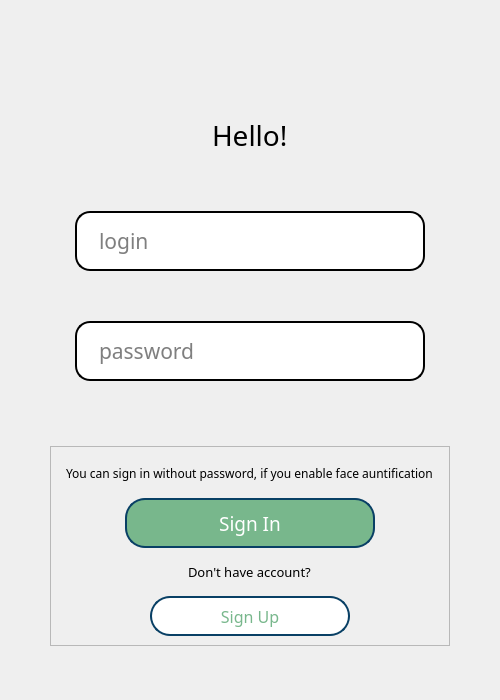
<?xml version="1.0" encoding="UTF-8"?>
<ui version="4.0">
 <class>MainWindow</class>
 <widget class="QMainWindow" name="MainWindow">
  <property name="geometry">
   <rect>
    <x>0</x>
    <y>0</y>
    <width>500</width>
    <height>700</height>
   </rect>
  </property>
  <property name="minimumSize">
   <size>
    <width>500</width>
    <height>700</height>
   </size>
  </property>
  <property name="maximumSize">
   <size>
    <width>500</width>
    <height>700</height>
   </size>
  </property>
  <property name="windowTitle">
   <string>MainWindow</string>
  </property>
  <property name="styleSheet">
   <string notr="true">color: rgb(0, 0, 0);</string>
  </property>
  <widget class="QWidget" name="centralwidget">
   <layout class="QVBoxLayout" name="verticalLayout_3">
    <item>
     <layout class="QVBoxLayout" name="LogPassLayout" stretch="0,0,0,0">
      <property name="spacing">
       <number>50</number>
      </property>
      <property name="sizeConstraint">
       <enum>QLayout::SetFixedSize</enum>
      </property>
      <property name="leftMargin">
       <number>0</number>
      </property>
      <property name="topMargin">
       <number>100</number>
      </property>
      <property name="bottomMargin">
       <number>60</number>
      </property>
      <item alignment="Qt::AlignHCenter">
       <widget class="QLabel" name="helloTitle">
        <property name="font">
         <font>
          <family>Bahnschrift</family>
          <pointsize>21</pointsize>
         </font>
        </property>
        <property name="text">
         <string>Hello!</string>
        </property>
       </widget>
      </item>
      <item alignment="Qt::AlignHCenter">
       <widget class="QLineEdit" name="login">
        <property name="minimumSize">
         <size>
          <width>350</width>
          <height>60</height>
         </size>
        </property>
        <property name="maximumSize">
         <size>
          <width>350</width>
          <height>60</height>
         </size>
        </property>
        <property name="font">
         <font>
          <family>Bahnschrift</family>
          <pointsize>16</pointsize>
         </font>
        </property>
        <property name="styleSheet">
         <string notr="true">color: rgb(0, 0, 0);
background-color: rgb(255, 255, 255);
border-radius: 15px;                     /* &lt;----  20px  */ 
border: 2px solid #000000;
padding-left: 20px
</string>
        </property>
        <property name="maxLength">
         <number>20</number>
        </property>
        <property name="placeholderText">
         <string>login</string>
        </property>
        <property name="clearButtonEnabled">
         <bool>true</bool>
        </property>
       </widget>
      </item>
      <item alignment="Qt::AlignHCenter">
       <widget class="QLineEdit" name="password">
        <property name="sizePolicy">
         <sizepolicy hsizetype="Fixed" vsizetype="Fixed">
          <horstretch>0</horstretch>
          <verstretch>0</verstretch>
         </sizepolicy>
        </property>
        <property name="minimumSize">
         <size>
          <width>350</width>
          <height>60</height>
         </size>
        </property>
        <property name="maximumSize">
         <size>
          <width>350</width>
          <height>60</height>
         </size>
        </property>
        <property name="baseSize">
         <size>
          <width>350</width>
          <height>60</height>
         </size>
        </property>
        <property name="font">
         <font>
          <family>Bahnschrift</family>
          <pointsize>16</pointsize>
         </font>
        </property>
        <property name="styleSheet">
         <string notr="true">color: rgb(0, 0, 0);
background-color: rgb(255, 255, 255);
border-radius: 15px;                     /* &lt;----  20px  */ 
border: 2px solid #000000;
padding-left: 20px
</string>
        </property>
        <property name="text">
         <string/>
        </property>
        <property name="maxLength">
         <number>19</number>
        </property>
        <property name="echoMode">
         <enum>QLineEdit::Password</enum>
        </property>
        <property name="placeholderText">
         <string>password</string>
        </property>
        <property name="clearButtonEnabled">
         <bool>true</bool>
        </property>
       </widget>
      </item>
      <item alignment="Qt::AlignHCenter">
       <widget class="QFrame" name="Buttons">
        <property name="minimumSize">
         <size>
          <width>400</width>
          <height>200</height>
         </size>
        </property>
        <property name="maximumSize">
         <size>
          <width>255</width>
          <height>170</height>
         </size>
        </property>
        <property name="frameShape">
         <enum>QFrame::StyledPanel</enum>
        </property>
        <property name="frameShadow">
         <enum>QFrame::Raised</enum>
        </property>
        <layout class="QVBoxLayout" name="verticalLayout">
         <item alignment="Qt::AlignHCenter">
          <widget class="QLabel" name="faceAuthNote">
           <property name="enabled">
            <bool>false</bool>
           </property>
           <property name="font">
            <font>
             <family>Bahnschrift</family>
             <pointsize>9</pointsize>
            </font>
           </property>
           <property name="text">
            <string>&lt;html&gt;&lt;head/&gt;&lt;body&gt;&lt;p&gt;You can sign in without password, if you enable face auntification&lt;/p&gt;&lt;/body&gt;&lt;/html&gt;</string>
           </property>
          </widget>
         </item>
         <item alignment="Qt::AlignHCenter">
          <widget class="QPushButton" name="SignInButton">
           <property name="enabled">
            <bool>true</bool>
           </property>
           <property name="minimumSize">
            <size>
             <width>250</width>
             <height>50</height>
            </size>
           </property>
           <property name="maximumSize">
            <size>
             <width>250</width>
             <height>50</height>
            </size>
           </property>
           <property name="baseSize">
            <size>
             <width>200</width>
             <height>40</height>
            </size>
           </property>
           <property name="font">
            <font>
             <family>Bahnschrift</family>
             <pointsize>14</pointsize>
             <weight>9</weight>
             <italic>false</italic>
             <bold>false</bold>
            </font>
           </property>
           <property name="mouseTracking">
            <bool>false</bool>
           </property>
           <property name="layoutDirection">
            <enum>Qt::LeftToRight</enum>
           </property>
           <property name="autoFillBackground">
            <bool>false</bool>
           </property>
           <property name="styleSheet">
            <string notr="true">QPushButton {
	font: 75 14pt &quot;Bahnschrift&quot;;
	color: rgb(255, 255, 255);
	background-color: rgb(120, 183, 140);
	border-radius: 20px;                     /* &lt;----  20px  */ 
	border: 2px solid #094065;
}

QPushButton:hover{
	font: 75 14pt &quot;Bahnschrift&quot;;
	color: rgb(255, 255, 255);
	background-color: rgb(100, 183, 140);
	border-radius: 20px;                     /* &lt;----  20px  */ 
	border: 2px solid #094065;
}

QPushButton:pressed{
	font: 75 14pt &quot;Bahnschrift&quot;;
	color: rgb(255, 255, 255);
	background-color: rgb(88, 162, 123);
	border-radius: 20px;                     /* &lt;----  20px  */ 
	border: 2px solid #094065;
}</string>
           </property>
           <property name="text">
            <string>Sign In</string>
           </property>
           <property name="checkable">
            <bool>false</bool>
           </property>
           <property name="autoDefault">
            <bool>false</bool>
           </property>
          </widget>
         </item>
         <item alignment="Qt::AlignHCenter">
          <widget class="QLabel" name="account">
           <property name="font">
            <font>
             <family>Bahnschrift</family>
             <pointsize>10</pointsize>
            </font>
           </property>
           <property name="text">
            <string>&lt;html&gt;&lt;head/&gt;&lt;body&gt;&lt;p&gt;Don't have account?&lt;/p&gt;&lt;/body&gt;&lt;/html&gt;</string>
           </property>
          </widget>
         </item>
         <item alignment="Qt::AlignHCenter">
          <widget class="QPushButton" name="SignUpButton">
           <property name="enabled">
            <bool>true</bool>
           </property>
           <property name="minimumSize">
            <size>
             <width>200</width>
             <height>40</height>
            </size>
           </property>
           <property name="maximumSize">
            <size>
             <width>200</width>
             <height>40</height>
            </size>
           </property>
           <property name="baseSize">
            <size>
             <width>200</width>
             <height>40</height>
            </size>
           </property>
           <property name="font">
            <font>
             <family>Bahnschrift</family>
             <pointsize>12</pointsize>
             <weight>9</weight>
             <italic>false</italic>
             <bold>false</bold>
            </font>
           </property>
           <property name="mouseTracking">
            <bool>false</bool>
           </property>
           <property name="layoutDirection">
            <enum>Qt::LeftToRight</enum>
           </property>
           <property name="autoFillBackground">
            <bool>false</bool>
           </property>
           <property name="styleSheet">
            <string notr="true">QPushButton {
	font: 75 12pt &quot;Bahnschrift&quot;;
	color: rgb(120, 183, 140);
	background-color: rgb(255, 255, 255);
	border-radius: 20px;                     /* &lt;----  20px  */ 
	border: 2px solid #094065;
}

QPushButton:hover{
	font: 75 12pt &quot;Bahnschrift&quot;;
	color: rgb(255, 255, 255);
	background-color: rgb(100, 183, 140);
	border-radius: 20px;                     /* &lt;----  20px  */ 
	border: 2px solid #094065;
}

QPushButton:pressed{
	font: 75 12pt &quot;Bahnschrift&quot;;
	color: rgb(255, 255, 255);
	background-color: rgb(88, 162, 123);
	border-radius: 20px;                     /* &lt;----  20px  */ 
	border: 2px solid #094065;
}</string>
           </property>
           <property name="text">
            <string>Sign Up</string>
           </property>
           <property name="checkable">
            <bool>false</bool>
           </property>
           <property name="autoDefault">
            <bool>false</bool>
           </property>
          </widget>
         </item>
        </layout>
       </widget>
      </item>
     </layout>
    </item>
   </layout>
  </widget>
 </widget>
 <resources/>
 <connections/>
</ui>
